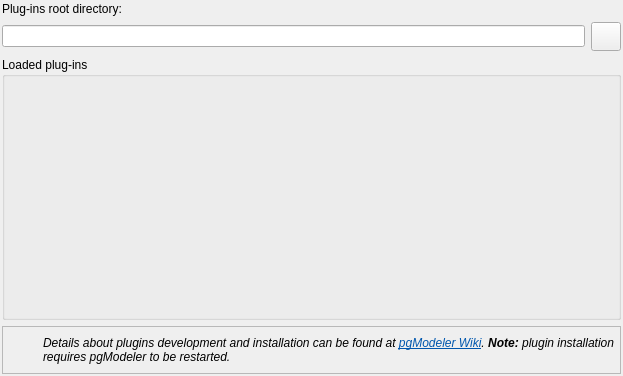
<?xml version="1.0" encoding="UTF-8"?>
<ui version="4.0">
 <class>PluginsConfigWidget</class>
 <widget class="QWidget" name="PluginsConfigWidget">
  <property name="geometry">
   <rect>
    <x>0</x>
    <y>0</y>
    <width>623</width>
    <height>376</height>
   </rect>
  </property>
  <property name="windowTitle">
   <string>Form</string>
  </property>
  <layout class="QGridLayout" name="gridLayout_3">
   <property name="margin">
    <number>2</number>
   </property>
   <property name="spacing">
    <number>6</number>
   </property>
   <item row="0" column="0">
    <layout class="QGridLayout" name="gridLayout_2">
     <item row="0" column="0">
      <widget class="QLabel" name="root_dir_lbl">
       <property name="sizePolicy">
        <sizepolicy hsizetype="Preferred" vsizetype="Fixed">
         <horstretch>0</horstretch>
         <verstretch>0</verstretch>
        </sizepolicy>
       </property>
       <property name="text">
        <string>Plug-ins root directory:</string>
       </property>
      </widget>
     </item>
     <item row="1" column="0">
      <widget class="QLineEdit" name="root_dir_edt">
       <property name="readOnly">
        <bool>true</bool>
       </property>
      </widget>
     </item>
     <item row="1" column="1">
      <widget class="QToolButton" name="open_fm_tb">
       <property name="sizePolicy">
        <sizepolicy hsizetype="Preferred" vsizetype="Preferred">
         <horstretch>0</horstretch>
         <verstretch>0</verstretch>
        </sizepolicy>
       </property>
       <property name="minimumSize">
        <size>
         <width>0</width>
         <height>0</height>
        </size>
       </property>
       <property name="maximumSize">
        <size>
         <width>16777215</width>
         <height>16777215</height>
        </size>
       </property>
       <property name="toolTip">
        <string>Open in file manager</string>
       </property>
       <property name="text">
        <string/>
       </property>
       <property name="icon">
        <iconset resource="../res/resources.qrc">
         <normaloff>:/icones/icones/abrir.png</normaloff>:/icones/icones/abrir.png</iconset>
       </property>
       <property name="iconSize">
        <size>
         <width>22</width>
         <height>22</height>
        </size>
       </property>
      </widget>
     </item>
    </layout>
   </item>
   <item row="1" column="0">
    <widget class="QGroupBox" name="loaded_plugins_gb">
     <property name="sizePolicy">
      <sizepolicy hsizetype="Preferred" vsizetype="Expanding">
       <horstretch>0</horstretch>
       <verstretch>0</verstretch>
      </sizepolicy>
     </property>
     <property name="title">
      <string>Loaded plug-ins</string>
     </property>
    </widget>
   </item>
   <item row="2" column="0">
    <widget class="QFrame" name="info_frm">
     <property name="sizePolicy">
      <sizepolicy hsizetype="Preferred" vsizetype="Fixed">
       <horstretch>0</horstretch>
       <verstretch>0</verstretch>
      </sizepolicy>
     </property>
     <property name="minimumSize">
      <size>
       <width>0</width>
       <height>48</height>
      </size>
     </property>
     <property name="frameShape">
      <enum>QFrame::StyledPanel</enum>
     </property>
     <property name="frameShadow">
      <enum>QFrame::Raised</enum>
     </property>
     <layout class="QGridLayout" name="gridLayout">
      <property name="margin">
       <number>2</number>
      </property>
      <item row="0" column="0">
       <widget class="QLabel" name="label">
        <property name="minimumSize">
         <size>
          <width>32</width>
          <height>32</height>
         </size>
        </property>
        <property name="maximumSize">
         <size>
          <width>32</width>
          <height>32</height>
         </size>
        </property>
        <property name="text">
         <string/>
        </property>
        <property name="textFormat">
         <enum>Qt::AutoText</enum>
        </property>
        <property name="pixmap">
         <pixmap resource="../res/resources.qrc">:/icones/icones/msgbox_info.png</pixmap>
        </property>
       </widget>
      </item>
      <item row="0" column="1">
       <widget class="QLabel" name="label_2">
        <property name="font">
         <font>
          <weight>50</weight>
          <italic>true</italic>
          <bold>false</bold>
          <underline>false</underline>
          <strikeout>false</strikeout>
          <kerning>true</kerning>
         </font>
        </property>
        <property name="text">
         <string>&lt;html&gt;&lt;head/&gt;&lt;body&gt;&lt;p&gt;Details about plugins development and installation can be found at &lt;a href=&quot;http://www.pgmodeler.com.br/wiki/doku.php?id=plugins&quot;&gt;&lt;span style=&quot; text-decoration: underline; color:#0057ae;&quot;&gt;pgModeler Wiki&lt;/span&gt;&lt;/a&gt;. &lt;span style=&quot; font-weight:600;&quot;&gt;Note:&lt;/span&gt; plugin installation requires pgModeler to be restarted.&lt;/p&gt;&lt;/body&gt;&lt;/html&gt;</string>
        </property>
        <property name="wordWrap">
         <bool>true</bool>
        </property>
        <property name="openExternalLinks">
         <bool>true</bool>
        </property>
       </widget>
      </item>
     </layout>
    </widget>
   </item>
  </layout>
 </widget>
 <resources>
  <include location="../res/resources.qrc"/>
 </resources>
 <connections/>
</ui>
